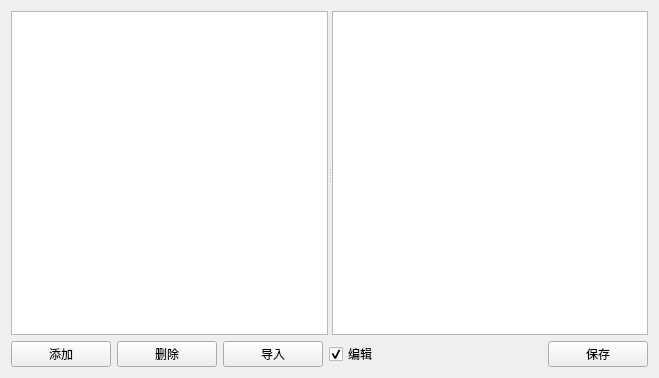
<?xml version="1.0" encoding="UTF-8"?>
<ui version="4.0">
 <class>NotesDialog</class>
 <widget class="QDialog" name="NotesDialog">
  <property name="geometry">
   <rect>
    <x>0</x>
    <y>0</y>
    <width>659</width>
    <height>378</height>
   </rect>
  </property>
  <property name="windowTitle">
   <string>笔记</string>
  </property>
  <layout class="QGridLayout" name="gridLayout">
   <item row="0" column="0">
    <widget class="QSplitter" name="splitter">
     <property name="sizePolicy">
      <sizepolicy hsizetype="Expanding" vsizetype="Expanding">
       <horstretch>0</horstretch>
       <verstretch>0</verstretch>
      </sizepolicy>
     </property>
     <property name="orientation">
      <enum>Qt::Horizontal</enum>
     </property>
     <widget class="QTableView" name="tableView">
      <property name="maximumSize">
       <size>
        <width>16777215</width>
        <height>16777215</height>
       </size>
      </property>
     </widget>
     <widget class="QTextEdit" name="textEdit"/>
    </widget>
   </item>
   <item row="1" column="0">
    <layout class="QHBoxLayout" name="horizontalLayout">
     <item>
      <widget class="QPushButton" name="appendButton">
       <property name="minimumSize">
        <size>
         <width>100</width>
         <height>0</height>
        </size>
       </property>
       <property name="text">
        <string>添加</string>
       </property>
       <property name="autoDefault">
        <bool>false</bool>
       </property>
      </widget>
     </item>
     <item>
      <widget class="QPushButton" name="removeButton">
       <property name="minimumSize">
        <size>
         <width>100</width>
         <height>0</height>
        </size>
       </property>
       <property name="text">
        <string>删除</string>
       </property>
       <property name="autoDefault">
        <bool>false</bool>
       </property>
      </widget>
     </item>
     <item>
      <widget class="QPushButton" name="openButton">
       <property name="minimumSize">
        <size>
         <width>100</width>
         <height>0</height>
        </size>
       </property>
       <property name="text">
        <string>导入</string>
       </property>
       <property name="autoDefault">
        <bool>false</bool>
       </property>
      </widget>
     </item>
     <item>
      <widget class="QCheckBox" name="editModeCheckBox">
       <property name="text">
        <string>编辑</string>
       </property>
       <property name="checked">
        <bool>true</bool>
       </property>
      </widget>
     </item>
     <item>
      <spacer name="horizontalSpacer">
       <property name="orientation">
        <enum>Qt::Horizontal</enum>
       </property>
       <property name="sizeHint" stdset="0">
        <size>
         <width>40</width>
         <height>20</height>
        </size>
       </property>
      </spacer>
     </item>
     <item>
      <widget class="QPushButton" name="saveButton">
       <property name="minimumSize">
        <size>
         <width>100</width>
         <height>0</height>
        </size>
       </property>
       <property name="text">
        <string>保存</string>
       </property>
       <property name="autoDefault">
        <bool>false</bool>
       </property>
      </widget>
     </item>
    </layout>
   </item>
  </layout>
 </widget>
 <tabstops>
  <tabstop>tableView</tabstop>
  <tabstop>textEdit</tabstop>
  <tabstop>appendButton</tabstop>
  <tabstop>removeButton</tabstop>
  <tabstop>openButton</tabstop>
  <tabstop>saveButton</tabstop>
 </tabstops>
 <resources/>
 <connections/>
</ui>
